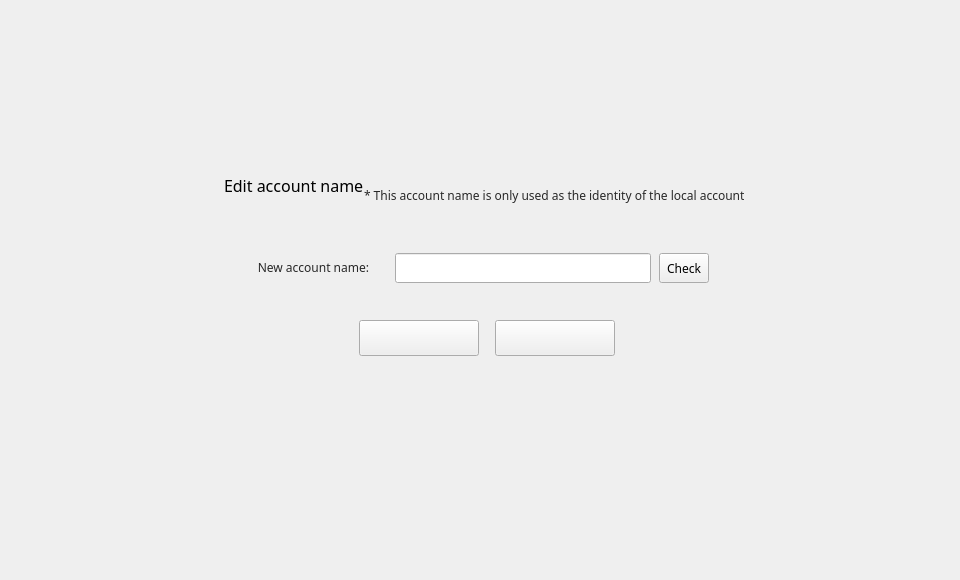
<?xml version="1.0" encoding="UTF-8"?>
<ui version="4.0">
 <class>RenameDialog</class>
 <widget class="QDialog" name="RenameDialog">
  <property name="geometry">
   <rect>
    <x>0</x>
    <y>0</y>
    <width>960</width>
    <height>580</height>
   </rect>
  </property>
  <property name="windowTitle">
   <string>Dialog</string>
  </property>
  <widget class="QWidget" name="widget" native="true">
   <property name="geometry">
    <rect>
     <x>0</x>
     <y>0</y>
     <width>960</width>
     <height>580</height>
    </rect>
   </property>
   <widget class="QWidget" name="containerWidget" native="true">
    <property name="geometry">
     <rect>
      <x>219</x>
      <y>153</y>
      <width>542</width>
      <height>274</height>
     </rect>
    </property>
    <property name="font">
     <font>
      <family>微软雅黑</family>
     </font>
    </property>
    <widget class="QToolButton" name="cancelBtn">
     <property name="geometry">
      <rect>
       <x>276</x>
       <y>167</y>
       <width>120</width>
       <height>36</height>
      </rect>
     </property>
     <property name="cursor">
      <cursorShape>PointingHandCursor</cursorShape>
     </property>
     <property name="text">
      <string/>
     </property>
    </widget>
    <widget class="QLabel" name="label">
     <property name="geometry">
      <rect>
       <x>5</x>
       <y>22</y>
       <width>145</width>
       <height>21</height>
      </rect>
     </property>
     <property name="font">
      <font>
       <family>微软雅黑</family>
       <pointsize>12</pointsize>
      </font>
     </property>
     <property name="text">
      <string>Edit account name</string>
     </property>
    </widget>
    <widget class="QToolButton" name="okBtn">
     <property name="geometry">
      <rect>
       <x>140</x>
       <y>167</y>
       <width>120</width>
       <height>36</height>
      </rect>
     </property>
     <property name="cursor">
      <cursorShape>PointingHandCursor</cursorShape>
     </property>
     <property name="text">
      <string/>
     </property>
    </widget>
    <widget class="QLabel" name="label_2">
     <property name="geometry">
      <rect>
       <x>145</x>
       <y>23</y>
       <width>380</width>
       <height>40</height>
      </rect>
     </property>
     <property name="font">
      <font>
       <family>微软雅黑</family>
      </font>
     </property>
     <property name="styleSheet">
      <string notr="true">color: rgb(64,154,255);</string>
     </property>
     <property name="text">
      <string>&lt;html&gt;&lt;head/&gt;&lt;body&gt;&lt;p&gt;&lt;span style=&quot; color:#282828;&quot;&gt;* This account name is only used as the identity of the local account.&lt;/span&gt;&lt;/p&gt;&lt;/body&gt;&lt;/html&gt;</string>
     </property>
     <property name="alignment">
      <set>Qt::AlignRight|Qt::AlignTrailing|Qt::AlignVCenter</set>
     </property>
    </widget>
    <widget class="QLabel" name="addressNameTipLabel2">
     <property name="geometry">
      <rect>
       <x>204</x>
       <y>138</y>
       <width>200</width>
       <height>16</height>
      </rect>
     </property>
     <property name="text">
      <string/>
     </property>
    </widget>
    <widget class="QLabel" name="addressNameTipLabel1">
     <property name="geometry">
      <rect>
       <x>180</x>
       <y>138</y>
       <width>16</width>
       <height>16</height>
      </rect>
     </property>
     <property name="text">
      <string/>
     </property>
    </widget>
    <widget class="QLineEdit" name="nameLineEdit">
     <property name="geometry">
      <rect>
       <x>176</x>
       <y>100</y>
       <width>256</width>
       <height>30</height>
      </rect>
     </property>
     <property name="font">
      <font>
       <family>微软雅黑</family>
      </font>
     </property>
     <property name="styleSheet">
      <string notr="true"/>
     </property>
     <property name="cursorPosition">
      <number>0</number>
     </property>
    </widget>
    <widget class="QLabel" name="label_3">
     <property name="geometry">
      <rect>
       <x>20</x>
       <y>100</y>
       <width>130</width>
       <height>30</height>
      </rect>
     </property>
     <property name="text">
      <string>&lt;html&gt;&lt;head/&gt;&lt;body&gt;&lt;p&gt;&lt;span style=&quot; color:#282828;&quot;&gt;New account name:&lt;/span&gt;&lt;/p&gt;&lt;/body&gt;&lt;/html&gt;</string>
     </property>
     <property name="alignment">
      <set>Qt::AlignRight|Qt::AlignTrailing|Qt::AlignVCenter</set>
     </property>
    </widget>
    <widget class="QLabel" name="gifLabel">
     <property name="geometry">
      <rect>
       <x>449</x>
       <y>106</y>
       <width>18</width>
       <height>18</height>
      </rect>
     </property>
     <property name="text">
      <string/>
     </property>
    </widget>
    <widget class="QToolButton" name="checkBtn">
     <property name="geometry">
      <rect>
       <x>440</x>
       <y>100</y>
       <width>50</width>
       <height>30</height>
      </rect>
     </property>
     <property name="text">
      <string>Check</string>
     </property>
    </widget>
   </widget>
  </widget>
 </widget>
 <resources/>
 <connections/>
</ui>
